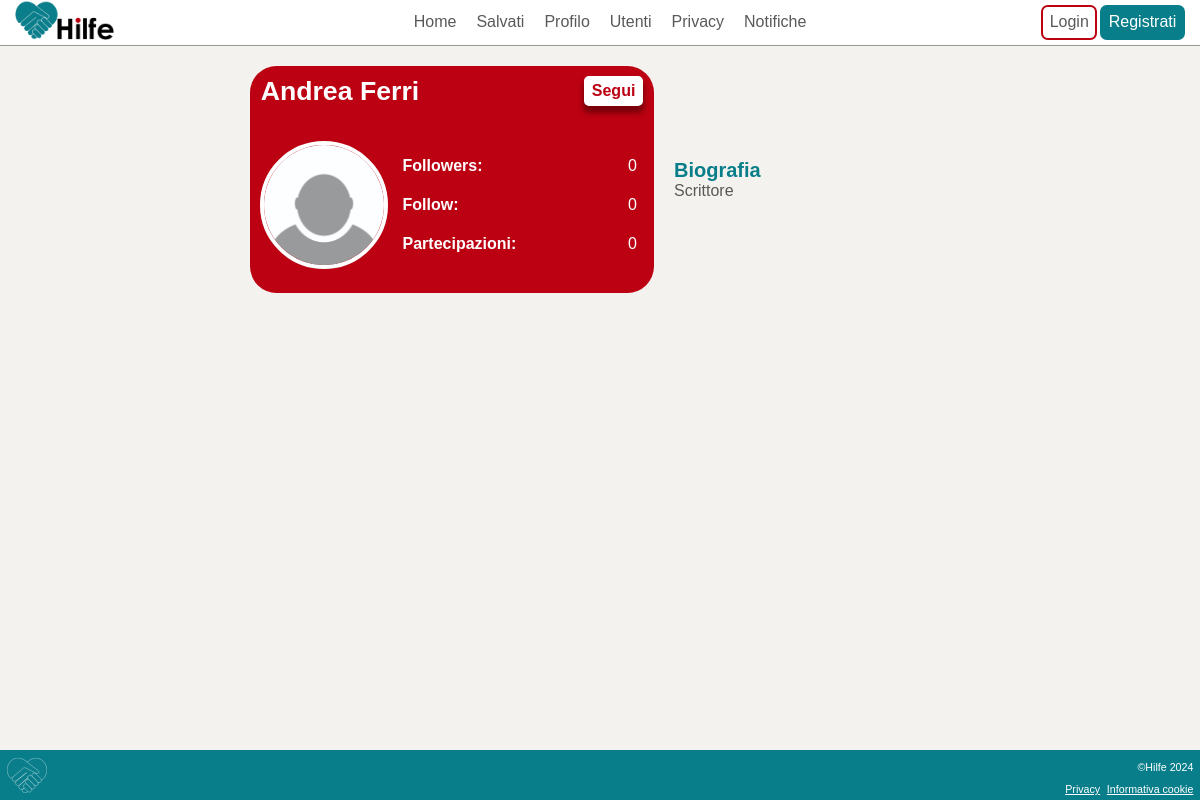
Page /website/profile.php?id=25 on the committed database.
### tables this page shows
CREATE TABLE IF NOT EXISTS `User` (
  `idUser` INT NOT NULL,
  `Name` VARCHAR(45) NULL,
  `Surname` VARCHAR(45) NULL,
  `PhoneNumber` VARCHAR(45) NULL,
  `Email` VARCHAR(45) NOT NULL,
  `Salt` VARCHAR(100) NULL,
  `Password` VARCHAR(500) NULL,
  `Bio` VARCHAR(1000) NULL,
  `Birthday` DATE NULL,
  `PubKey` VARCHAR(45) NULL,
  `FotoProfilo` VARCHAR(100) NULL,
  `Username` VARCHAR(45) NOT NULL,
  `Address` VARCHAR(500) NULL,
  `AddressLat` DECIMAL(14,10) NULL,
  `AddressLong` DECIMAL(14,10) NULL,
  PRIMARY KEY (`idUser`),
  UNIQUE INDEX `Username_UNIQUE` (`Username` ASC) ,
  UNIQUE INDEX `Email_UNIQUE` (`Email` ASC) );

### website/profile.php (called while the page is built, shortened)
<?php
require 'template/base.php';
?>

### website/db/databaseMySql.php (called while the page is built, shortened)
<?php
class DatabaseHelperMySql implements DatabaseHelper
{
    private $db;
    public function __construct($servername, $username, $password, $dbname)
    {
        $this->db = new mysqli($servername, $username, $password, $dbname);
    }
    public function getUserFromId($id)
    {
        $stmt = $this->db->prepare("SELECT * FROM User WHERE idUser = ?");
        $stmt->bind_param('i', $id);
        $stmt->execute();
        $result = $stmt->get_result();
        $result = $result->fetch_all(MYSQLI_ASSOC);
        if (count($result) > 0) {
            return $result[0];
        } else {
            return false;
        }
    }
    private function getPicFromId($id)
    {
        $stmt = $this->db->prepare("SELECT FotoProfilo FROM User WHERE idUser = ?");
        $stmt->bind_param('i', $id);
        $stmt->execute();
        $result = $stmt->get_result();
        $lines = $result->fetch_all(MYSQLI_ASSOC);
        if (count($lines) == 0 || $lines[0]["FotoProfilo"] == null) {
            return DEFAULT_PIC_PATH . DEFAULT_PIC;
        } else {
            return DEFAULT_PIC_PATH . $lines[0]["FotoProfilo"];
        }
    }
    public function getProfilePic($id)
    {
        return $this->getPicFromId($id);
    }
    public function getFollowing($id)
    {
        $stmt = $this->db->prepare("SELECT * FROM Seguiti WHERE idSeguace = ?");
        $stmt->bind_param('i', $id);
        $stmt->execute();
        $result = $stmt->get_result();
        return $result->fetch_all(MYSQLI_ASSOC);
    }
    public function getFollower($id)
    {
        $stmt = $this->db->prepare("SELECT * FROM Seguiti WHERE idSeguito = ?");
        $stmt->bind_param('i', $id);
        $stmt->execute();
        $result = $stmt->get_result();
        return $result->fetch_all(MYSQLI_ASSOC);
    }
    public function getParticipations($id)
    {
        $stmt = $this->db->prepare("SELECT * FROM PostInterventi,Interventi WHERE idPostIntervento = idPostInterventi AND idUser = ?");
        $stmt->bind_param('i', $id);
        $stmt->execute();
        $result = $stmt->get_result();
        return $result->fetch_all(MYSQLI_ASSOC);
    }
    public function isFollowing($id)
    {
        if (isLogged()) {
            $stmt = $this->db->prepare("SELECT * FROM Seguiti WHERE idSeguace = ? AND idSeguito = ? ");
            $stmt->bind_param('ii',  $_SESSION["idUser"], $id);
            $stmt->execute();
            $result = $stmt->get_result();
            return count($result->fetch_all(MYSQLI_ASSOC)) == 1;
        } else {
            return false;
        }
    }
}
$dbh = new DatabaseHelperMySql("localhost", "root", "", "HilfeDb", 3306);

### website/template/profile-list.php (the view, shortened to what this page needs)
<?php
$source = null;
if (isset($_GET["id"])) {
    $source = $_GET["id"];
}
$user = $dbh->getUserFromId($source);
?>
<section class="infoUtenteProfilo">
    <div class="mainInfo">
        <header class="topInfo">
            <h1 class="nomeUtente"><?php echo $user["Name"] . " " . $user["Surname"] ?></h1>
            <input class="segui <?php if ($dbh->isFollowing($source)) {
                                    echo "seguito";
                                } ?>" type="button" name="Segui" value="<?php if (isLogged() && $source == $_SESSION["idUser"]) {
                                                                            echo "Modifica";
                                                                        } else if ($dbh->isFollowing($source)) {
                                                                            echo "Seguito";
                                                                        } else {
                                                                            echo "Segui";
                                                                        } ?>" <?php
                                                                                if (isLogged()) {
                                                                                    if ($source == $_SESSION["idUser"]) {
                                                                                        echo "onclick=\"toProfileEditPage()\"";
                                                                                    } else {
                                                                                        echo "onclick=\"toggleFollow(" . $source . ")\"";
                                                                                    }
                                                                                } else {
                                                                                    echo "onclick=\"toLoginPage()\"";
                                                                                }
                                                                                ?>>
        </header>
        <div class="bottomInfo">
            <img class="fotoProfiloPrincipale" src="../<?php echo $dbh->getProfilePic($source); ?>" alt="Foto profilo di <?php echo $user["Name"] . " " . $user["Surname"] ?>" />
            <ul>
                <li><a href="follower.php?id=<?php echo $source ?>">Followers:</a>
                    <p id="followersCount"><?php echo count($dbh->getFollower($source)); ?></p>
                </li>
                <li><a href="following.php?id=<?php echo $source ?>">Follow:</a>
                    <p id="followedCount"><?php echo count($dbh->getFollowing($source)); ?></p>
                </li>
                <li><a href="participations.php?id=<?php echo $source ?>">Partecipazioni:</a>
                    <p id="particiationsCount"><?php echo count($dbh->getParticipations($source)); ?></p>
                </li>
            </ul>
        </div>
    </div>
    <aside class="bio">
        <h2>Biografia</h2>
        <p><?php echo $user["Bio"] ?></p>
    </aside>
</section>
<div class="centralContent">
</div>

### css/style.css (style rules this page uses)
:root { --hilfeGrey: #595959; --hilfeRed: #bb0112; --hilfeBlue: #087e8b; }
body { font-family: "Helvetica"; margin: 1pt; display: flex; flex-direction: column; min-height: 100dvh; margin: 0; padding: 0; background-color: #f4f2ee; }
.centralContent { flex: 1; }

### css/styleUserProfile.css (style rules this page uses)
.centralContent { display: flex; flex-direction: column; align-items: center; width: 100%; max-width: 700px; margin:0 auto; }
.fotoProfiloPrincipale { height: 120px; width: 120px; border-radius: 50%; border:4px solid white; }
.segui { border-radius:5px; border: 2px solid white; float:right; background-color:white; color: var(--hilfeRed); font-weight: bold; font-size:12pt; box-shadow: 0px 6px 5px 1px #79000b; max-width: 100px; max-height: 30px; }
body { display:flex; flex-direction: column; }
.nomeUtente { font-size: 20pt; color:white; margin:0; width:70%; }
.infoUtenteProfilo { display: flex; flex-direction: column; justify-content: center; max-width: 700px; }
.mainInfo { margin: 5pt auto; width: 100%; display: flex; flex-direction: column; background-color: var(--hilfeRed); border-radius: 20pt; }
.topInfo { display: flex; flex-direction: row; justify-content: space-between; margin: 5pt; padding: 3pt; }
.bottomInfo { display: flex; flex-direction: row; align-items: center; justify-content:space-around; padding:5pt; }
.bottomInfo ul { width: 60%; line-height: 5pt; max-width: 300px; }
.bottomInfo ul li { color:white; display: flex; flex-direction: row; justify-content: space-between; align-items: center; }
.bio { margin:10pt auto; display: flex; flex-direction: column; width:90%; border-bottom: 1px solid var(--hilfeBlue); border-top: 1px solid var(--hilfeBlue); padding:5pt; }
.bio h2, .bio p { margin:0; padding:0; }
.bio h2 { text-align: left; color:var(--hilfeBlue) ; }
.bio p { text-align: justify; color: var(--hilfeGrey); }
.bottomInfo ul { padding:5pt; display: flex; flex-direction: column; list-style: none; justify-content:center; }
.bottomInfo li a { color:white; text-decoration: none; font-size: 12pt; font-weight: bold; }
@media screen and (min-width: 768px) { .mainInfo { width: 60%; } }
@media screen and (min-width: 768px) { .bio { width: 40%; margin-left: 10pt; border:none; } }
@media screen and (min-width: 768px) { .infoUtenteProfilo { margin:10pt auto; width:80%; display: flex; flex-direction: row; align-items: center; justify-content: center; } }

### css/styleLayoutDesktop.css (style rules this page uses)
.centralContent { display: flex; flex-direction: column; align-items: center; }
h2 { font-size: 15pt; font-weight: bold; color: white; padding: 5pt; }
@media screen and (min-width: 768px) { .centralContent { justify-content: center; flex-direction: row; align-items: flex-start; margin-top: 10pt; } }

### rows in the picture
user: Name "Andrea", Surname "Ferri", Bio "Scrittore"

### other values in the picture
count($dbh->getFollower($source)) "0"
count($dbh->getFollowing($source)) "0"
count($dbh->getParticipations($source)) "0"
